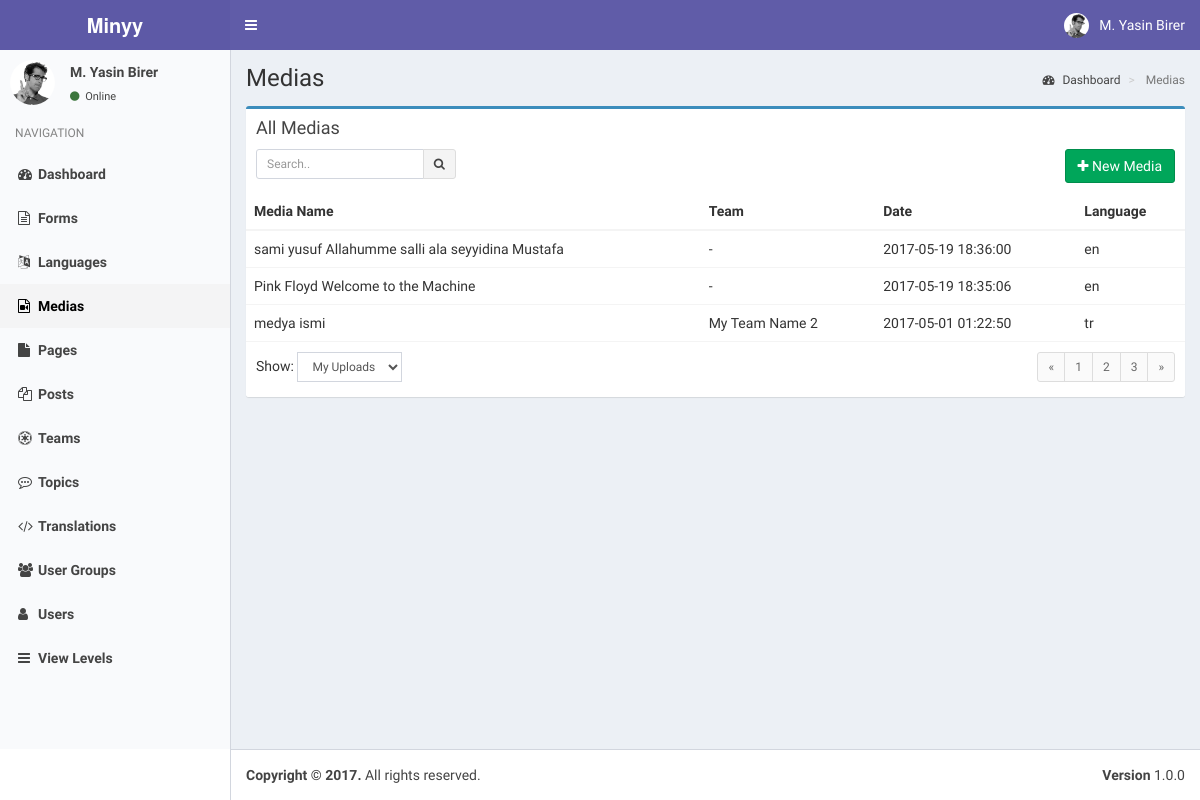
The app's page /index.php?controller=module&action=medias (signed in), older data.
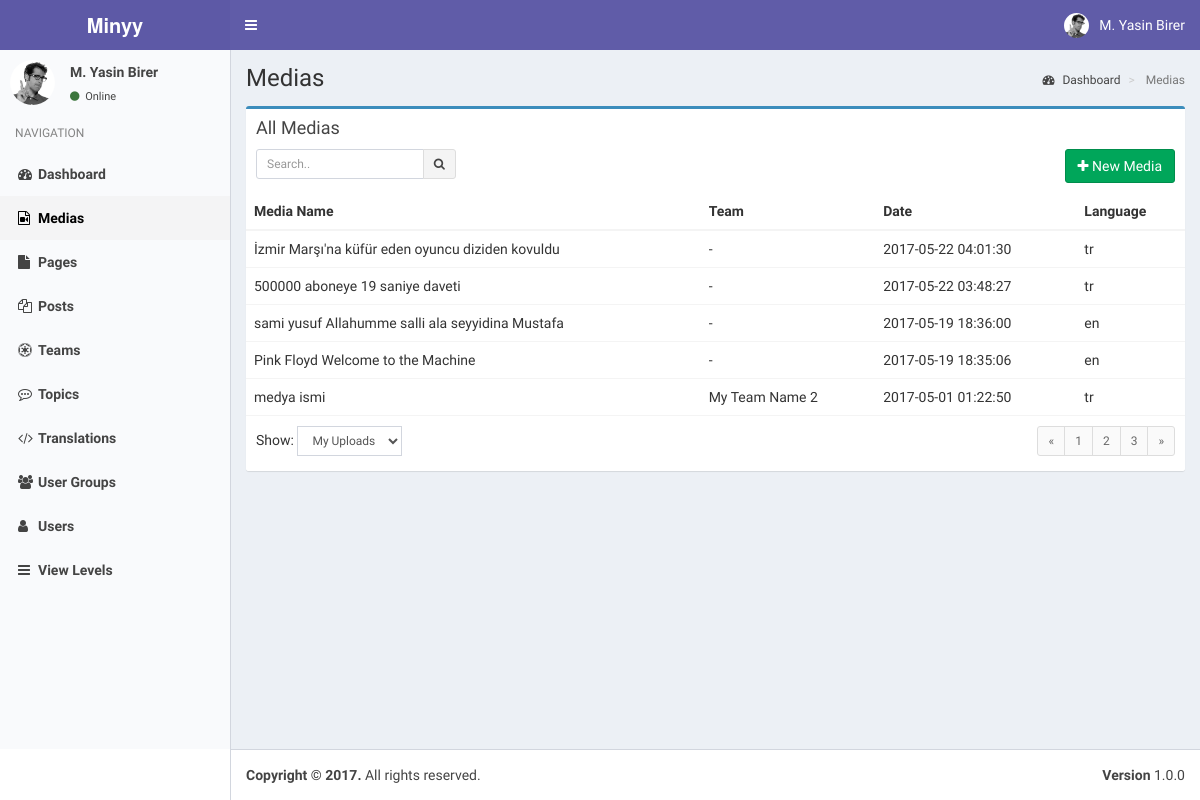
The same page, newer data.
### tables this page shows
CREATE TABLE `modules` (
  `pk_module_id` int(11) NOT NULL,
  `name` varchar(20) NOT NULL,
  `icon` varchar(30) DEFAULT NULL,
  `module_key` varchar(20) NOT NULL,
  `does` text,
  `params` text
);

CREATE TABLE `medias` (
  `pk_media_id` int(11) NOT NULL,
  `name` tinytext,
  `description` text,
  `media_url` text NOT NULL,
  `media_type` varchar(12) NOT NULL,
  `thumbnail` varchar(300) DEFAULT NULL,
  `created_at` datetime NOT NULL DEFAULT CURRENT_TIMESTAMP,
  `created_by` int(11) DEFAULT NULL,
  `lang_code` varchar(8) NOT NULL,
  `pk_team_id` int(11) DEFAULT NULL
);

CREATE TABLE `teams` (
  `pk_team_id` int(11) NOT NULL,
  `name` varchar(255) NOT NULL,
  `description` text,
  `created_at` datetime NOT NULL DEFAULT CURRENT_TIMESTAMP,
  `created_by` int(11) DEFAULT NULL,
  `params` json DEFAULT NULL
);

### helpers/view_helper.php (called while the page is built, shortened)
<?php
class ViewHelper
{
    private static $__layout='public';
    public static function getView($viewFolder,$viewFile){
        Functions::requireFile('views/'.$viewFolder,$viewFile.'.php');
    }
    public static function setLayout($layout){
        self::$__layout=$layout;
    }
    public static function getHeader(){
        require_once('views/'.self::$__layout.'_header.php');
    }
}
?>

### controllers/medias_controller.php (called while the page is built, shortened)
<?php
class MediasController implements ModuleInterface
{
    public static function getList($params=array()) {
        $search_term=isset($_GET['search_term']) ? Functions::clearString($_GET['search_term']) : "";
        $order_by=isset($_GET['order_by']) && !empty($_GET['order_by']) ? strtolower(Functions::clearString($_GET['order_by'])) : "id";
        $order_dir=isset($_GET['order_dir']) && !empty($_GET['order_dir']) ? strtolower(Functions::clearString($_GET['order_dir'])) : "desc";
        $limit=isset($_GET['limit']) && !empty($_GET['limit']) ? (int) Functions::clearString($_GET['limit']) : 20;
        $page=isset($_GET['page']) && !empty($_GET['page']) ? (int) Functions::clearString($_GET['page']) : 1;
        $offset=($page-1)*$limit;
        $params=[
            "search_term"=>$search_term,
            "order_by"=>$order_by,
            "order_dir"=>$order_dir,
            "limit"=>$limit,
            "offset"=>$offset
        ];
        $objList = Medias::getObjList($params);
        ViewHelper::getView('medias','medias');
    }
}
?>

### index.php (called while the page is built, shortened)
<?php
require_once('helpers/view_helper.php');
require_once('helpers/functions_helper.php');
require_once('helpers/module_helper.php');
require_once('models/users_model.php');
require_once('models/view_levels_model.php');
require_once('models/medias_model.php');
require_once('routes.php');

### models/users_model.php (called while the page is built, shortened)
<?php
class Users implements DatabaseObject {
    public $groups;
    public function __construct($pk_user_id,$username,$password,$email,$last_visit,$fullname,$registration_date){
        $this->groups=$this->getUserGroups($pk_user_id);
        $this->modules=$this->getUserModules($pk_user_id);
    }
    public static function getObj($id){
        try{
            $db = Db::getInstance();
            $id = intval($id);
            $req = $db->prepare('SELECT * FROM users WHERE pk_user_id = :pk_user_id');
            $req->execute(array('pk_user_id' => $id));
            $obj = $req->fetch();
            if($obj){
                return new Users( $obj['pk_user_id'],
                                    $obj['username'],
                                    $obj['password'],
                                    $obj['email'],
                                    $obj['last_visit'],
                                    $obj['fullname'],
                                    $obj['registration_date']);
            }
            else{
                return [];
            }
        }
        catch (PDOException $e){
            return $e->getMessage();
        }
    }
    public function getUserGroups($id){
        try{
            $db = Db::getInstance();
            $id = intval($id);
            $req = $db->prepare('SELECT * FROM user_usergroup_map WHERE pk_user_id = :pk_user_id');
            $req->execute(array('pk_user_id' => $id));
            $list=[];
            foreach($req->fetchAll() as $obj) {
                $list[]= $obj['pk_group_id'];
            }
            return $list;
        }
        catch (PDOException $e){
            return $e->getMessage();
        }
    }
    public function getUserModules(){
        $modules=[];
        $params=[
            "search_term"=>"",
            "order_by"=>"name",
            "order_dir"=>"asc",
            "limit"=>"1000",
            "offset"=>"0"
        ];
        $viewLevels=ViewLevels::getObjList($params);
        foreach($viewLevels as $viewObj){
            $voGroups=json_decode($viewObj->groups);
            $voModules=json_decode($viewObj->modules,true);
            foreach($this->groups as $uoGroup){
                if(in_array($uoGroup,$voGroups)){
                    $keys = array_keys($voModules);
                    foreach($keys as $key){
                        if(array_key_exists($key,$modules)){
                            $temp=array_merge($modules[$key],$voModules[$key]);
                            $modules[$key]=array_unique($temp);
                        }
                        else{
                            $modules[$key]=$voModules[$key];
                        }
                    }
                }
            }
        }
        ksort($modules);
        return $modules;
    }
}

### models/view_levels_model.php (called while the page is built, shortened)
<?php
class ViewLevels implements DatabaseObject {
    public static function getObjList($params){
        $list = [];
        $order_dirs=array("desc","asc");
        $key=array_search($params["order_dir"],$order_dirs);
        $order_dir=$order_dirs[($key) ? $key : 0];
        $order_columns=array("pk_view_level_id", "title");
        $key=array_search($params["order_by"],$order_columns);
        $order_by=$order_columns[($key) ? $key : 0];
        $limit=$params["limit"] ? $params["limit"] : "20";
        $offset=$params["offset"] ? $params["offset"] : "0";
        $query="SELECT * FROM view_levels";
        $query.=" ORDER BY $order_by $order_dir LIMIT :offset , :limit";
        $db = Db::getInstance();
        $req = $db->prepare($query);
        $req->bindValue(':limit', intval($limit), PDO::PARAM_INT);
        $req->bindValue(':offset', intval($offset), PDO::PARAM_INT);
        $req->execute();
        foreach($req->fetchAll() as $obj) {
            $list[] = new ViewLevels( $obj['pk_view_level_id'],
                                $obj['title'],
                                $obj['groups'],
                                $obj['modules']);
        }
        return $list;
    }
}

### helpers/module_helper.php (called while the page is built, shortened)
<?php
class ModuleHelper
{
    public static function getModules(){
        try{
            $db = Db::getInstance();
            $req = $db->prepare('SELECT * FROM modules');
            $req->execute();
            $res=$req->fetchAll(PDO::FETCH_ASSOC);
            $returnArray=[];
            foreach($res as $obj){
                $returnArray[$obj['module_key']]=$obj;
            }
            return $returnArray;
        }
        catch(PDOException $e){
            return [];
            var_dump($e);
            die('Die...');
        }
    }
}
?>

### models/medias_model.php (called while the page is built, shortened)
<?php
    class Medias implements DatabaseObject{
        public function __construct($pk_media_id, $name, $description , $media_url, $media_type ,$created_at , $created_by , $username , $user_fullname, $lang_code , $pk_team_id , $team_name ){
            $this->pk_media_id = $pk_media_id;
            $this->name = $name;
            $this->created_at  = $created_at;
            $this->lang_code  = $lang_code;
            $this->team_name = $team_name;
            $this->subtitles=$this->getMediaSubtitles($pk_media_id);
        }
        public static function getObjList($params){
            $list = [];
            $order_dirs=array('desc','asc');
            $key=array_search($params['order_dir'],$order_dirs);
            $order_dir=$order_dirs[($key) ? $key : 0];
            $order_columns=array('pk_media_id','created_by', 'created_at', 'media_type', 'lang_code', 'pk_team_id','media_url');
            $key=array_search($params['order_by'],$order_columns);
            $order_by=$order_columns[($key) ? $key : 0];
            $limit=$params['limit'] ? $params['limit'] : '20';
            $offset=$params['offset'] ? $params['offset'] : '0';
            $query='SELECT m.*,u.username,u.fullname,t.name as team_name FROM minyy.medias as m LEFT JOIN minyy.users as u on m.created_by=u.pk_user_id LEFT JOIN minyy.teams as t on t.pk_team_id=m.pk_team_id ';
            $query.=" ORDER BY $order_by $order_dir LIMIT :offset , :limit";
            $db = Db::getInstance();
            $req = $db->prepare($query);
            $req->bindValue(':limit', intval($limit), PDO::PARAM_INT);
            $req->bindValue(':offset', intval($offset), PDO::PARAM_INT);
            $req->execute();
            foreach($req->fetchAll() as $obj) {
                $list[] = new Medias( $obj['pk_media_id'],
                                    $obj['name'],
                                    $obj['description'],
                                    $obj['media_url'],
                                    $obj['media_type'],
                                    $obj['created_at'],
                                    $obj['created_by'],
                                    $obj['username'],
                                    $obj['fullname'],
                                    $obj['lang_code'],
                                    $obj['pk_team_id'],
                                    $obj['team_name']);
            }
            return $list;
        }
        public function getMediaSubtitles($mediaId){
            try{
                $db = Db::getInstance();
                $mediaId = intval($mediaId);
                $req = $db->prepare('SELECT * FROM subtitles WHERE media_id = :media_id');
                $req->execute(array('media_id' => $mediaId));
                $list=[];
                foreach($req->fetchAll(PDO::FETCH_ASSOC) as $obj) {
                    $list[$obj['lang_code']]= $obj;
                }
                return $list;
            }
            catch (PDOException $e){
                return $e->getMessage();
            }
        }
    }
?>

### views/static/sidebar.php (shortened to what the changed rows need)
<?php
global $currentUser;
global $MODULES;
?>
<section class="sidebar">
    <ul class="sidebar-menu">
    <?php
    foreach($currentUser->modules as $module=>$moduleProps):
    ?>
    <li class="<?php echo Functions::isActive($module); ?>">
        <a href="index.php?controller=module&action=<?php echo $module; ?>"><i class="fa <?php echo $MODULES[$module]["icon"]; ?>"></i><span><?php echo $MODULES[$module]["name"]; ?></span></a>
    </li>
    <?php endforeach; ?>
    </ul>
</section>

### views/medias/medias.php (shortened to what the changed rows need)
<?php ViewHelper::getHeader(); ?>
<?php
    global $objList;
    global $params;
?>
<section class="content-header">
    <h1>
    </h1>
</section>
<section class="content">
    <div class="row">
    <div class="col-xs-12">
        <div class="box  box-primary">
                <div class="box-body no-padding">
                    <table class="table table-hover">
                        <thead>
                            <tr>
                                <th>Media Name</th>
                                <th>Team</th>
                                <th>Date</th>
                                <th>Language</th>
                            </tr>
                        </thead>
                        <tbody style="cursor: pointer;">
                            <?php $i=$params['offset']+1; foreach($objList as $media): ?>
                            <tr data-action="medias" data-id="<?php echo $media->pk_media_id; ?>">
                                <td class="has-link"><?php echo $media->name; ?></td>
                                <td class="has-link"><?php echo empty($media->pk_team_id) ? '-' : $media->team_name; ?></td>
                                <td class="has-link"><?php echo $media->created_at; ?></td>
                                <td class="has-link"><?php echo $media->lang_code; ?></td>
                            </tr>
                            <?php endforeach; ?>
                        </tbody>
                    </table>
                </div>
            </div>
        </div>
        </div>
    </div>
    </div>

Row changes from the older to the newer data that the page shows:
removed modules: name "Forms"
removed modules: name "Languages"
added medias: name "İzmir Marşı'na küfür eden oyuncu diziden kovuldu", created_at "2017-05-22 04:01:30", lang_code "tr"
added medias: name "500000 aboneye 19 saniye daveti", created_at "2017-05-22 03:48:27", lang_code "tr"
